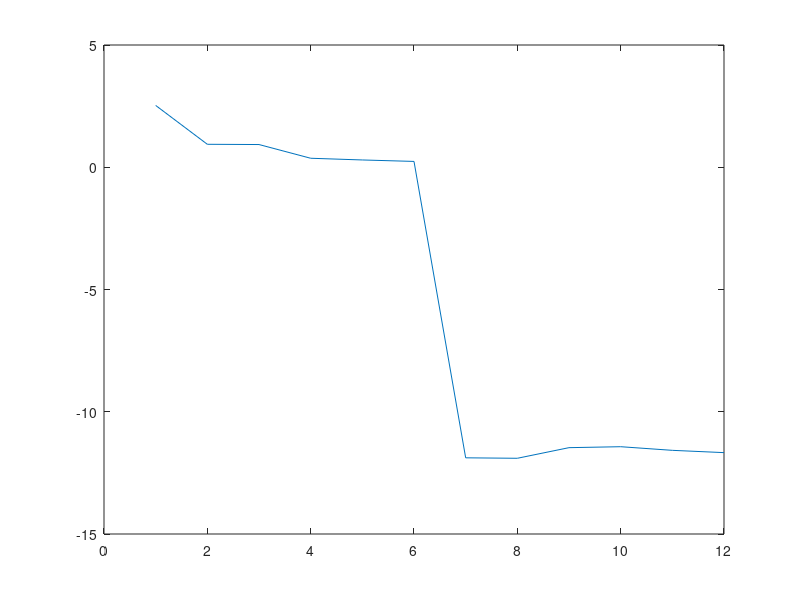

MATLAB code to generate this figure:
function problem6( )

    % model is M(d) = a0+a1*cos((2*pi*d)/T)+b1*sin((2*pi*d)/T)
    % For T we will use is:12 because that is 
    % the number of months in a year
    % times taken from http://aa.usno.navy.mil/data/docs/Dur_OneYear.php
    
    times= [591, 629, 687, 756, 818, 862, 868, 833, 773, 708, 643, 598];
    months= (1:12);

    T=12;
    
    for k=1:12
        for d= 1:12

            counter=2;
            j=1;

            M(d, 1)= 1;
            while j < k   
                M(d, counter)= cos(j*((2*pi*d)/T));
                counter = counter+1;

                M(d, counter)= sin(j*((2*pi*d)/T));
                counter = counter+1;

                j=j+1;
            end
        end
        
        
        y = M\times';
        residual(k)= norm(M*y - times');
        
    end
    residual'
    plot (months, log10(residual));
   
end

